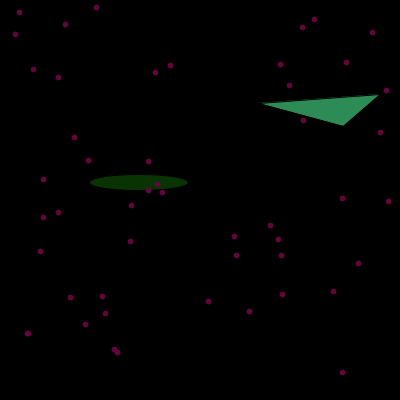
Frame 1 (no input)
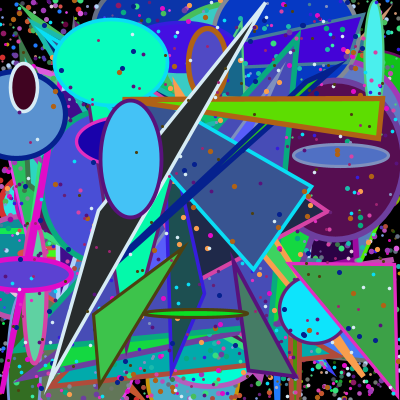
Frame 60 (the mouse pressed at the canvas centre just before this capture)
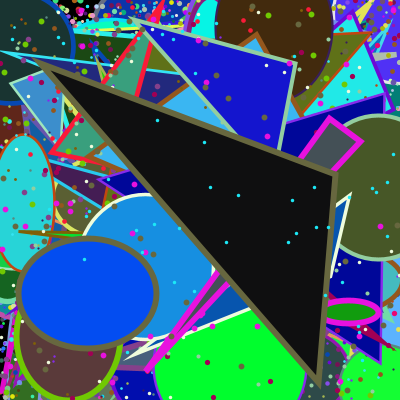
Frame 120 (the mouse held since frame 60 and released just before this capture)

The Processing sketch that drew these frames (run headless with seeded random() and noise(); from frame 60 on, the mouse is pressed at the canvas centre):

// Processing sketch: processing_7296
// ── processing_7296.pde

int p1,p2,p3,p4,p5,p6;
int mx,my;
void setup() {
  size(400,400);
  smooth();
  ellipseMode(CENTER);
    background(0);
}
void draw() {
  p1 = int(random(400));
  p2 = int(random(400));
  p3 = int(random(400));
  p4 = int(random(400));
  p5 = int(random(400));
  p6 = int(random(400));
  fill(color(random(100),random(255),random(255)));
  triangle(p1,p2,p3,p4,p5,p6);
  mx = mouseX;
  my = mouseY;
  fill(color(random(100),random(255),random(255)));
  ellipse(random(400),random(400),random(160),random(160));
  stroke(255);
  strokeWeight(8);
  strokeWeight(random(2,6));
  stroke(random(255),random(255),random(255));
  for(int i = 0;i<50;i++) {
    point(random(400),random(400));
  }
}
